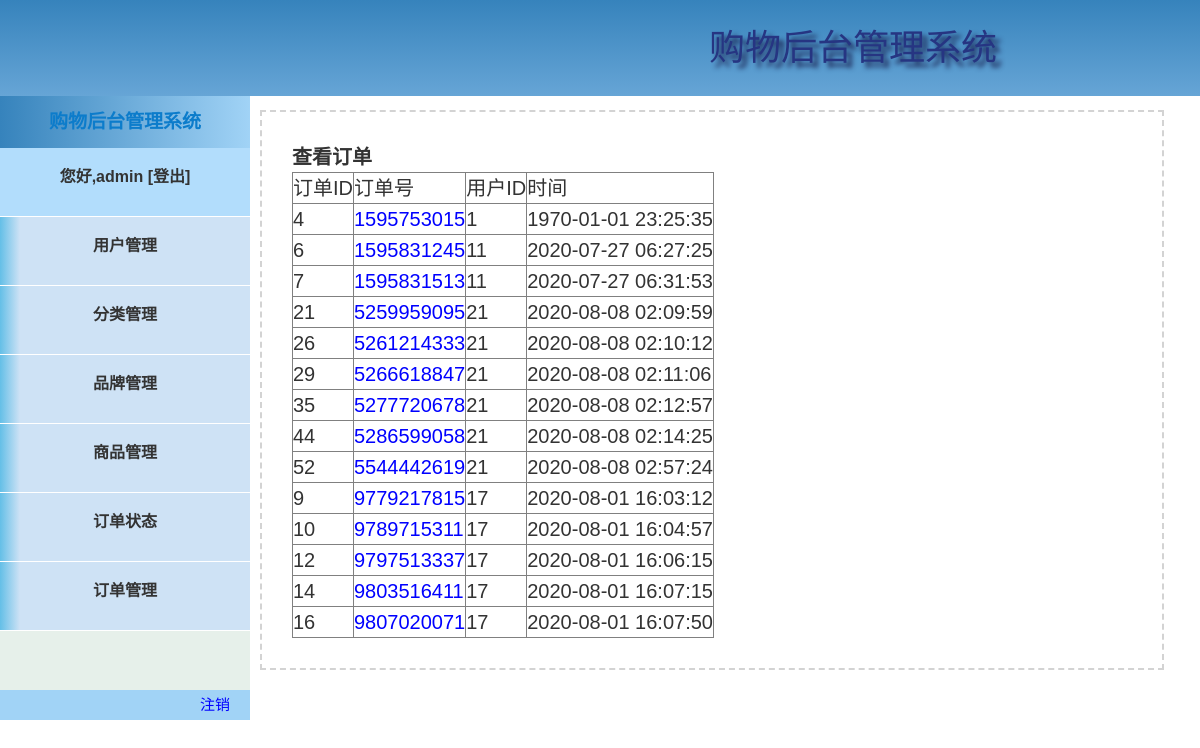
The app's page /admin/order/index.php (signed in) with its own data.
### tables this page shows
CREATE TABLE `orderdata` (
  `id` int(10) UNSIGNED NOT NULL,
  `code` varchar(50) NOT NULL,
  `user_id` int(11) NOT NULL,
  `shop_id` int(11) NOT NULL,
  `num` int(11) NOT NULL,
  `price` float NOT NULL,
  `time` int(11) NOT NULL,
  `orderstat_id` int(11) NOT NULL,
  `relation_id` int(11) NOT NULL
);

### admin/order/index.php (the view, shortened to what this page needs)
<?php
include'../../public/common/dbconfig.inc.php';
$sqlOrder = "SELECT * FROM orderdata  order by orderdata.code ";
$resultOrder = $conn->query($sqlOrder);
?>
<!doctype html>
<html lang="en">
<head>
</head>
<body>
<header>
    <?php
    include '../index.php';
    ?>
</header>
<main>
<p><b>查看订单</b></p>
<table  border="1" cellspacing="0" >
    <tr>
        <th>订单ID</th>
        <th>订单号</th>
        <th>用户ID</th>
        <th>时间</th>
    </tr>
    <?php
    if ($resultOrder->num_rows > 0) {
        $OrderCode=0;
        while($rowOrder = $resultOrder->fetch_assoc()) {
            if($OrderCode!=$rowOrder['code'])
            {
                $OrderCode=$rowOrder['code'];
            }
            else{
                continue;
            }
            echo "<tr>";
            echo"<td>{$rowOrder["id"]}</td>";
            echo"<td><a href='OrderInfo.php?code={$rowOrder['code']}'>{$rowOrder["code"]}</a></td>";
            echo"<td>{$rowOrder["user_id"]}</td>";
            echo"<td>".date("Y-m-d H:i:s",$rowOrder["time"])."</td>";
            echo "</tr>";
        }
    } else {
        echo "0 结果";
    }
    ?>
</table>
</main>
</body>
</html>

### admin/public/css/style.css (style rules this page uses)
main { font-size: 20px; width: 70%; height:auto; border: dashed lightgray 2px; padding: 30px; line-height: 30px; position: absolute; left: 260px; top: 110px; }
main a { color: blue; }

### records on screen
orderdata: id "4", code "1595753015", user "1", time "1970-01-01 23:25:35"
orderdata: id "6", code "1595831245", user "11", time "2020-07-27 06:27:25"
orderdata: id "7", code "1595831513", user "11", time "2020-07-27 06:31:53"
orderdata: id "21", code "5259959095", user "21", time "2020-08-08 02:09:59"
orderdata: id "26", code "5261214333", user "21", time "2020-08-08 02:10:12"
orderdata: id "29", code "5266618847", user "21", time "2020-08-08 02:11:06"
orderdata: id "35", code "5277720678", user "21", time "2020-08-08 02:12:57"
orderdata: id "44", code "5286599058", user "21", time "2020-08-08 02:14:25"
orderdata: id "52", code "5544442619", user "21", time "2020-08-08 02:57:24"
orderdata: id "9", code "9779217815", user "17", time "2020-08-01 16:03:12"
orderdata: id "10", code "9789715311", user "17", time "2020-08-01 16:04:57"
orderdata: id "12", code "9797513337", user "17", time "2020-08-01 16:06:15"
orderdata: id "14", code "9803516411", user "17", time "2020-08-01 16:07:15"
orderdata: id "16", code "9807020071", user "17", time "2020-08-01 16:07:50"

### other values on screen
$_SESSION['username'] "admin"
